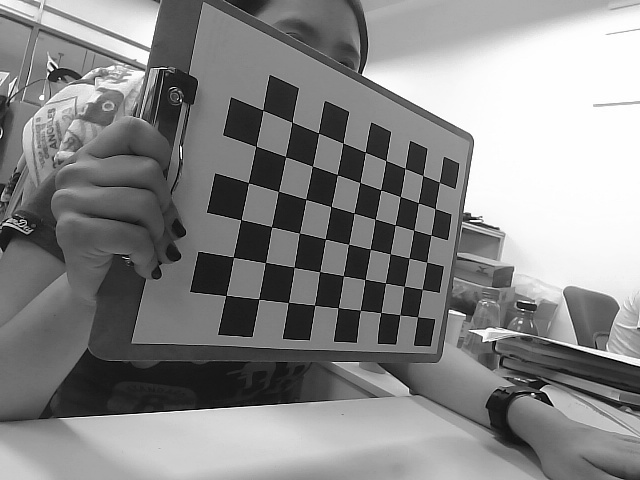
#> input picture chessboard/0.jpg, 640 x 480 px; its folder holds only this picture in this run
$ python calib.py
#> lines starting #> are read from the running program, lines starting #| are printed output that depends on the picture; after the words box and inside, x2 and y2 are one past the last pixel; in counts of white or black regions, pixels touching at a corner belong together; long printed decimals are rounded
import cv2
import numpy as np
import glob

criteria = (cv2.TERM_CRITERIA_EPS + cv2.TERM_CRITERIA_MAX_ITER, 30, 0.001)
objp = np.zeros((6*9,3), np.float32)
objp[:,:2] = np.mgrid[0:9,0:6].T.reshape(-1,2)
objp = objp * 26
# chessboard grid size = 26 mm
# inner corners count = 9 * 6

# Arrays to store object points and image points from all the images.
objpoints = [] # 3d point in real world space
imgpoints = [] # 2d points in image plane.

# Initial images in 'chessboard' folder
images = glob.glob('./chessboard/*.jpg')
i = 0
for fname in images:
    img = cv2.imread(fname)
#> img is the input picture: shape (480, 640, 3); min 0, max 255, mean 135
    gray = cv2.cvtColor(img,cv2.COLOR_BGR2GRAY)
    # Find the chess board corners
    ret, corners = cv2.findChessboardCorners(gray, (9,6),None)
#> ret = True; corners = 54 rows, first 8: [417.5, 316.8], [399.7, 314.6], [380.8, 312.5], [360.4, 310.3], [338.2, 307.6], [314.5, 305.3], [288.3, 302.5], [258.6, 299]
    # If found, add object points, image points (after refining them)
    if ret == True:
        objpoints.append(objp)
        cv2.cornerSubPix(gray,corners,(11,11),(-1,-1),criteria)
        imgpoints.append(corners)
        # Draw and display the corners
        cv2.drawChessboardCorners(img, (9,6), corners,ret)
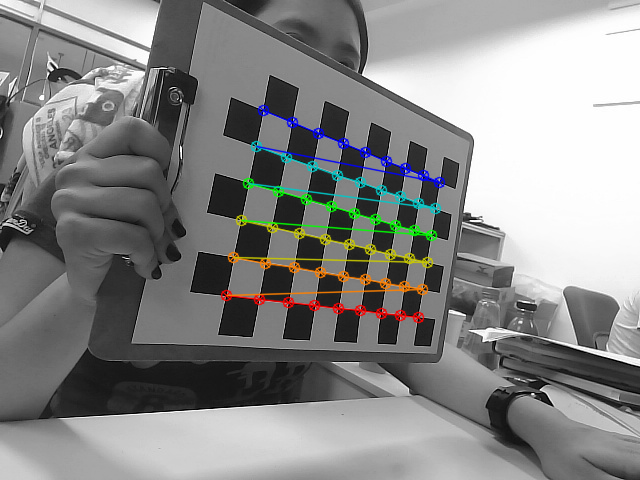
#> img: shape (480, 640, 3); 3.36% of pixels changed, all inside (x1, y1, x2, y2) = (220, 104, 446, 324)
        # Write generated files to 'marked' folder
        newfilename = './marked/_' + str(i) + '.jpg'
        #cv2.imwrite(newfilename,img)
        i = i + 1
        #cv2.waitKey(500)

# apply calibration
ret, mtx, dist, rvecs, tvecs = cv2.calibrateCamera(objpoints, imgpoints, gray.shape[::-1],None,None)
#> ret = 0.311; mtx = [[868.8, 0, 340.2], [0, 629.4, 295.3], [0, 0, 1]]; dist = [[0.81, -12.14, 0.0591, 0.0274, 68.03]]; rvecs = ([1.48, 0.0343, -2.63],); tvecs = ([52.43, 19.82, 596.1],)
print('intrinsic matrix: ')
print(mtx)
#| [[868.840   0.         340.177]
#|  [  0.         629.412 295.335]
#|  [  0.           0.           1.        ]]

# new test image
newimg = cv2.imread('col.jpg')
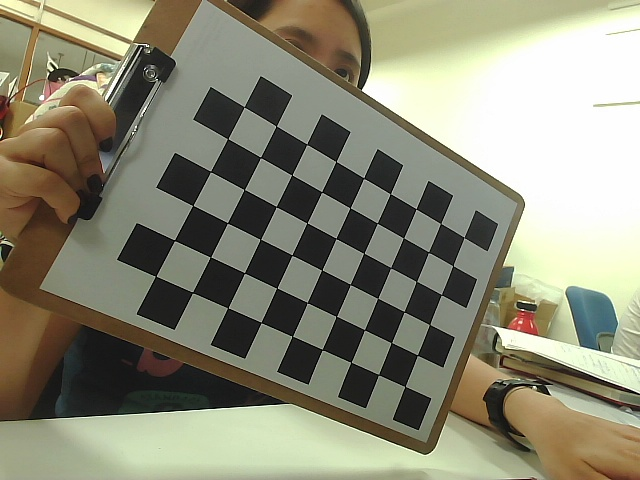
#> input picture col.jpg, 640 x 480 px
#> newimg is the input picture: shape (480, 640, 3); mean B, G, R 118.2, 137.9, 139.3
h, w = newimg.shape[:2]
#> h = 480; w = 640
newcameramtx, roi=cv2.getOptimalNewCameraMatrix(mtx,dist,(w,h),1,(w,h))
#> newcameramtx = [[906.7, 0, 342.8], [0, 707.7, 285.7], [0, 0, 1]]; roi = (217, 165, 256, 275)

# undistort and crop
dst = cv2.undistort(newimg, mtx, dist, None, newcameramtx)
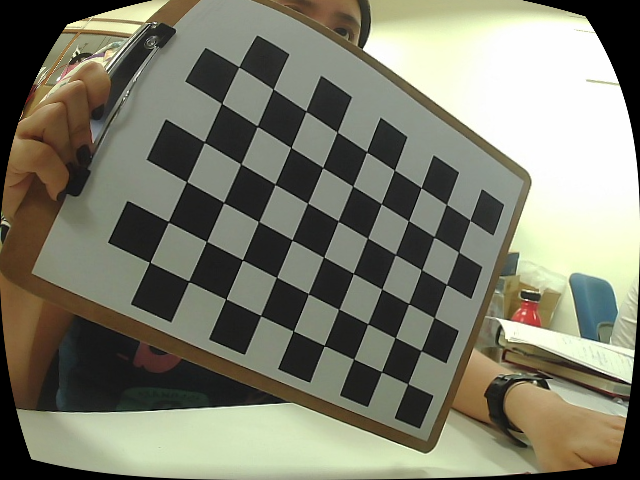
#> dst: shape (480, 640, 3); mean B, G, R 107.9, 124.2, 124.4
x,y,w,h = roi
#> x = 217; y = 165; w = 256; h = 275
dst = dst[y:y+h, x:x+w]
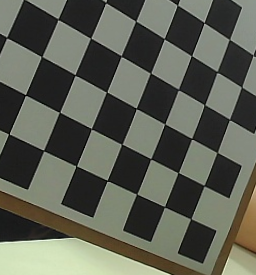
#> dst: shape (275, 256, 3); mean B, G, R 84.2, 95.6, 93.1
cv2.imwrite('calibresult.jpg',dst)

# Reprojection error
total_error = 0
for i in range(len(objpoints)):
    imgpoints2, _ = cv2.projectPoints(objpoints[i], rvecs[i], tvecs[i], mtx, dist)
    error = cv2.norm(imgpoints[i],imgpoints2, cv2.NORM_L2)/len(imgpoints2)
    total_error += error
#> this loop made 1 pass
#> (error, total_error) on pass 1: (0.0424, 0.0424)
#> after the loop, total_error = 0.0424

#print("total error: ", total_error/len(objpoints))
